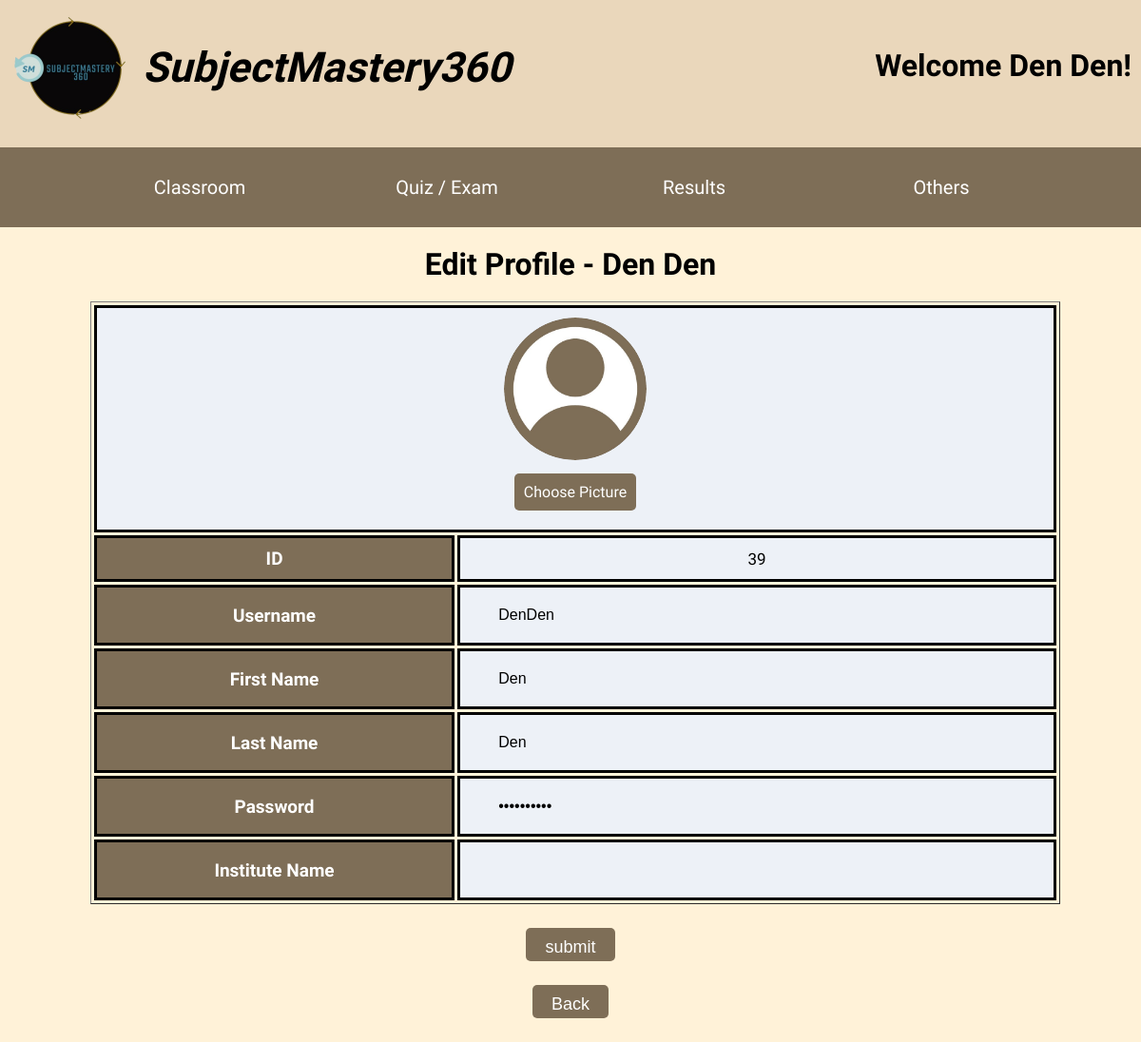
The page /php/stu-teac-editprofile.php?id=39 (signed in) on the database its author committed.
### tables this page shows
CREATE TABLE `user` (
  `user_id` int(11) NOT NULL,
  `role_id` int(11) DEFAULT NULL,
  `username` varchar(15) NOT NULL,
  `user_first_name` varchar(15) NOT NULL,
  `user_last_name` varchar(15) NOT NULL,
  `email_address` varchar(255) NOT NULL,
  `password` varchar(22) NOT NULL,
  `institute_name` varchar(255) DEFAULT NULL,
  `profile_picture` varchar(255) DEFAULT 'user.png'
);

### php/stu-teac-editprofile.php (the view, shortened to what this page needs)
<?php
    include "feature-usermenu.php";
    if (!isset($_SESSION['id'])) {
        header("Location: feature-logout.php");
        exit();
    } else {
        $user_id = $_SESSION['id'];
    }
    $sql = "SELECT * FROM user WHERE user_id = '$user_id'";
    $result = mysqli_query($connection, $sql);
    if (mysqli_num_rows($result) == 1) {
        $row = mysqli_fetch_assoc($result);
?>
<!DOCTYPE html>
<html lang="en">
<head>
    <link rel="stylesheet" href="../css/stu-teac-editprofile.css">
    <link rel="stylesheet" href="../css/animation.css">
</head>
<body>
    <h1 align="center" style="margin: 20px;">Edit Profile - <?php echo $row['user_first_name'] . ' ' . $row['user_last_name']; ?></h1>
    <form action="" method="post" enctype="multipart/form-data" onsubmit="return profile_validation()">
        <table border="1">
            <tr>
                <td colspan="2">
                    <img src="../data/image<?php echo $row['profile_picture']; ?>" style="width: 150px; height: 150px; border-radius: 50%; "
                        id="previewImage"> <br>
                    <label for="image" class="custom-file-input">
                    </label>
                </td>
            </tr>
            <tr>
                <th>ID</th>
                <td> <?php echo $row['user_id']; ?></td>
            </tr>
            <tr>
                <th>Username</th>
                <td> <input type="text" name="username" id="username" value="<?php echo $row['username']; ?>"></td>
            </tr>
            <tr>
                <th>First Name</th>
                <td> <input type="text" name="firstname" id="firstname" value="<?php echo $row['user_first_name']; ?>"></td>
            </tr>
            <tr>
                <th>Last Name</th>
                <td> <input type="text" name="lastname" id="lastname" value="<?php echo $row['user_last_name']; ?>"></td>
            </tr>
            <tr>
                <th>Password</th>
                <td> <input type="password" name="password" id="password" value="<?php echo $row['password']; ?>"></td>
            </tr>
            <tr>
                <th>Institute Name</th>
                <td> <input type="text" name="institute" value="<?php echo $row['institute_name']; ?>"></td>
            </tr>
        </table>
        <div class="divsubmit">
            <input type="submit" name="submit" value="submit" class="submitbtn">
        </div>
    </form>
    <div class="divback">
        <button onclick="goBack()" class="backbtn">Back</button>
    </div>
    <?php } ?>
</body>
</html>

### css/usermenu.css (style rules this page uses)
body { margin: 0; padding: 0; background-color: #FFF2D8; font-family: 'Exo 2', sans-serif; }
#allmenu { font-family: 'Exo 2', sans-serif; color: black; }
* { padding:0; margin: 0; }

### css/stu-teac-editprofile.css (style rules this page uses)
table { margin-left: 95px; align-items: center; width: 85%; margin-top: 18px; border-spacing: 3px; }
th, td { text-align: center; align-items: center; border: 3px solid black; padding: 10px; }
th { background-color: #7E6E57; color: white; text-align: center; padding: 10px; font-size: 19px; }
td { background-color: #edf1f7; font-size: 17px; }
input[type="text"], input[type="password"] { width: 90%; padding: 10px; font-size: 16px; background-color: #edf1f7; border: none; }
.custom-file-input { display: inline-block; padding: 10px; font-size: 16px; background-color: #edf1f7; border: none; cursor: pointer; }
.custom-file-input::before { content: "Choose Picture"; display: inline-block; padding: 10px; background-color: #7E6E57; color: white; border: none; border-radius: 5px; cursor: pointer; }
.submitbtn, .backbtn { height: 35px; padding: 10px 20px; font-size: 18px; background-color: #7E6E57; color: white; border: none; border-radius: 5px; cursor: pointer; transition: background-color 0.3s ease; text-align: center; }
.divsubmit, .divback { text-align: center; margin: 25px; }

### css/animation.css (style rules this page uses)
body { animation: transitionIn 0.75s; }

### rows shown on the page
user: user_first_name "Den", user_last_name "Den", profile_picture (picture), user_id "39", username "DenDen", firstname "Den", lastname "Den"

### other values the page prints
$_SESSION['first_name'] "Den"
$_SESSION['last_name'] "Den"
